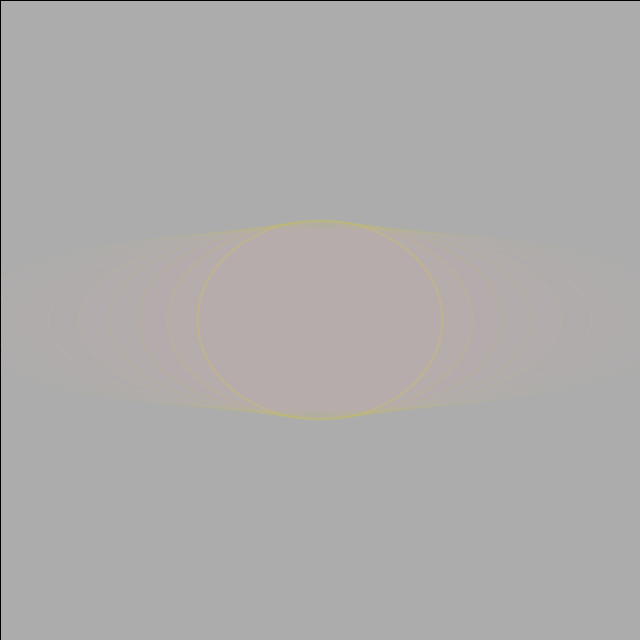
Frame 1 (no input)
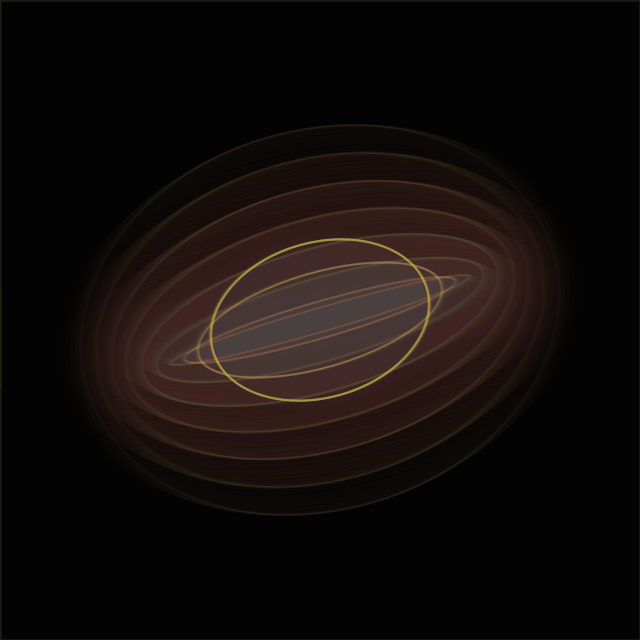
Frame 60 (the mouse pressed at the canvas centre just before this capture)
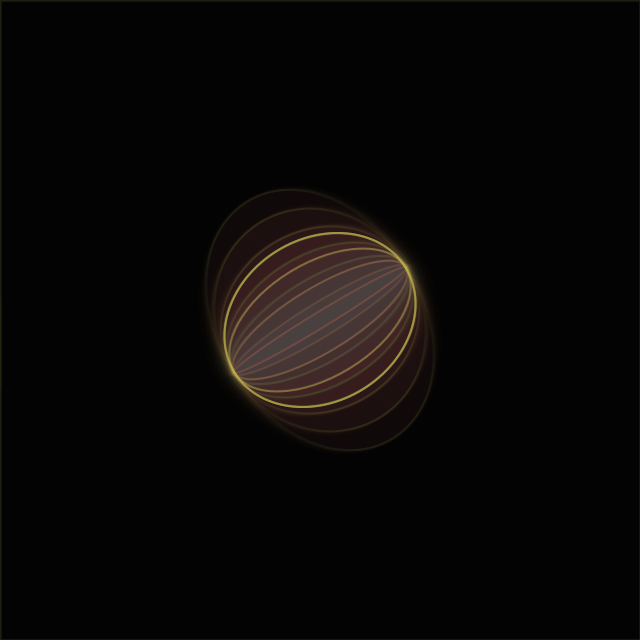
Frame 120 (the mouse held since frame 60 and released just before this capture)

The Processing sketch that drew these frames (run headless with seeded random() and noise(); from frame 60 on, the mouse is pressed at the canvas centre):

// Processing sketch: processing_175672
// ── processing_175672.pde

float ellipseWidth;
float ellipseHeight;
float ellipseAngle;
float ellipseWidtellipseHeightAngle;
float ellipseHeightAngle;
float cellipseHeightAngle;
float einc, widthAngleInc, heightAngleInc;
float hnoise, wnoise;
float hNoiseInc, wNoiseInc, zNoiseInc, chNoiseInc, cEllipseNoiseInc;

float midX, midY;
float frame = 0;
float zAngle = 0;
float zNoise;
float chnoise;

void setup() {
  size(640,640);
  ellipseWidth = 200;
  ellipseHeight = 200;
  ellipseAngle = 0;
  ellipseWidtellipseHeightAngle = 0;
  ellipseHeightAngle = 0;
  cellipseHeightAngle = 0;
  einc = 0.01;
  widthAngleInc = 0.01;
  heightAngleInc = 0.01;
  cEllipseNoiseInc = 0.1;
  wnoise = 200;
  hnoise = 2000;
  zNoise = 100;
  chnoise = 300;
  
  wNoiseInc = 0.01;
  hNoiseInc = 0.01;
  zNoiseInc = 0.01;
  chNoiseInc = 0.1;
  
  midX = width/2;
  midY = height/2;
}

void draw() {
  
  if(frame < 350)
  {
    
  
  //background(0, 80);
  fill(0, 40);
  rect(0, 0, width, height);
  ellipseAngle += einc;
  //ellipseWidtellipseHeightAngle += widthAngleInc;
  //ellipseHeightAngle += heightAngleInc;
  
  float wn = noise(wnoise);
  ellipseWidtellipseHeightAngle += map(wn, 0, 1, -0.05, 0.05);
  wnoise += wNoiseInc;
  
  float hn = noise(hnoise);
  ellipseHeightAngle += map(hn, 0, 1, -0.05, 0.05);
  hnoise += hNoiseInc;
  
  float zn = noise(zNoise);
  zAngle += map(zn, 0, 1, -0.03, 0.03);
  zNoise += zNoiseInc; 
  
  float chn = noise(chnoise);
  cellipseHeightAngle += map(chn, 0, 1, -0.2, 0.2);
  cellipseHeightAngle += chNoiseInc;
  
  
  //drawReferenceEllipse();
  //drawReferencePoint();
  
  float minRadius = height/7;
  float maxRadius = height * 2;
  drawOscilatingEllipses(10, minRadius, maxRadius);
  //drawOscilatingEllipseReferencePoint();
  
  }
  
  
}
  
void drawReferenceEllipse(){
  fill(255, 200);
  stroke(50);
  pushMatrix();
  translate(midX, midY);
  ellipse(0, 0, ellipseWidth, ellipseHeight);
  popMatrix();
}

void drawReferencePoint()
{
  
  fill(255, 128, 128, 200);
  stroke(50);
  pushMatrix();
  translate(midX, midY);
  
  float x = cos(ellipseAngle) * (ellipseWidth / 2);
  float y = sin(ellipseAngle) * (ellipseHeight / 2);
  
  ellipse(x, y, 10, 10);
  popMatrix();
}

void drawOscilatingEllipse(float p_width, float p_height, int p_index){
  colorMode(HSB, 255);
  fill(cellipseHeightAngle, 128, 200, 2);
  stroke(40, 150, 200, 80 / (0.9 * (p_index + 1)));
  strokeWeight(2);
  pushMatrix();
  translate(midX, midY);
  rotate(zAngle);

  
  float widthRadius = ellipseWidth + (cos(ellipseWidtellipseHeightAngle) * p_width / 2);  
  float heightRadius = ellipseHeight + (sin(ellipseHeightAngle) * p_height / 2);  
  ellipse(0, 0, widthRadius, heightRadius);
  popMatrix();  
}

void drawOscilatingEllipses(float p_numEllipses, float p_minRadius, float p_maxRadius)
{
  float radiusIncrement = (p_maxRadius - p_minRadius) / p_numEllipses;
  for(int i = 0; i < p_numEllipses; i++)
  {
    drawOscilatingEllipse(p_minRadius + radiusIncrement * i, p_minRadius + radiusIncrement * i, i);
  }
}
    


void drawOscilatingEllipseReferencePoint()
{
  fill(0, 255, 128, 200);
  stroke(50);
  pushMatrix();
  translate(midX, midY);
  
  float widthRadius = ellipseWidth + (cos(ellipseWidtellipseHeightAngle) * ellipseWidth / 2); 
  float heightRadius = ellipseHeight + (sin(ellipseHeightAngle) * ellipseWidth / 2);
  float x = cos(ellipseAngle) * (widthRadius / 2);
  float y = sin(ellipseAngle) * (heightRadius / 2);
  
  
  ellipse(x, y, 10, 10);
  popMatrix();
}
